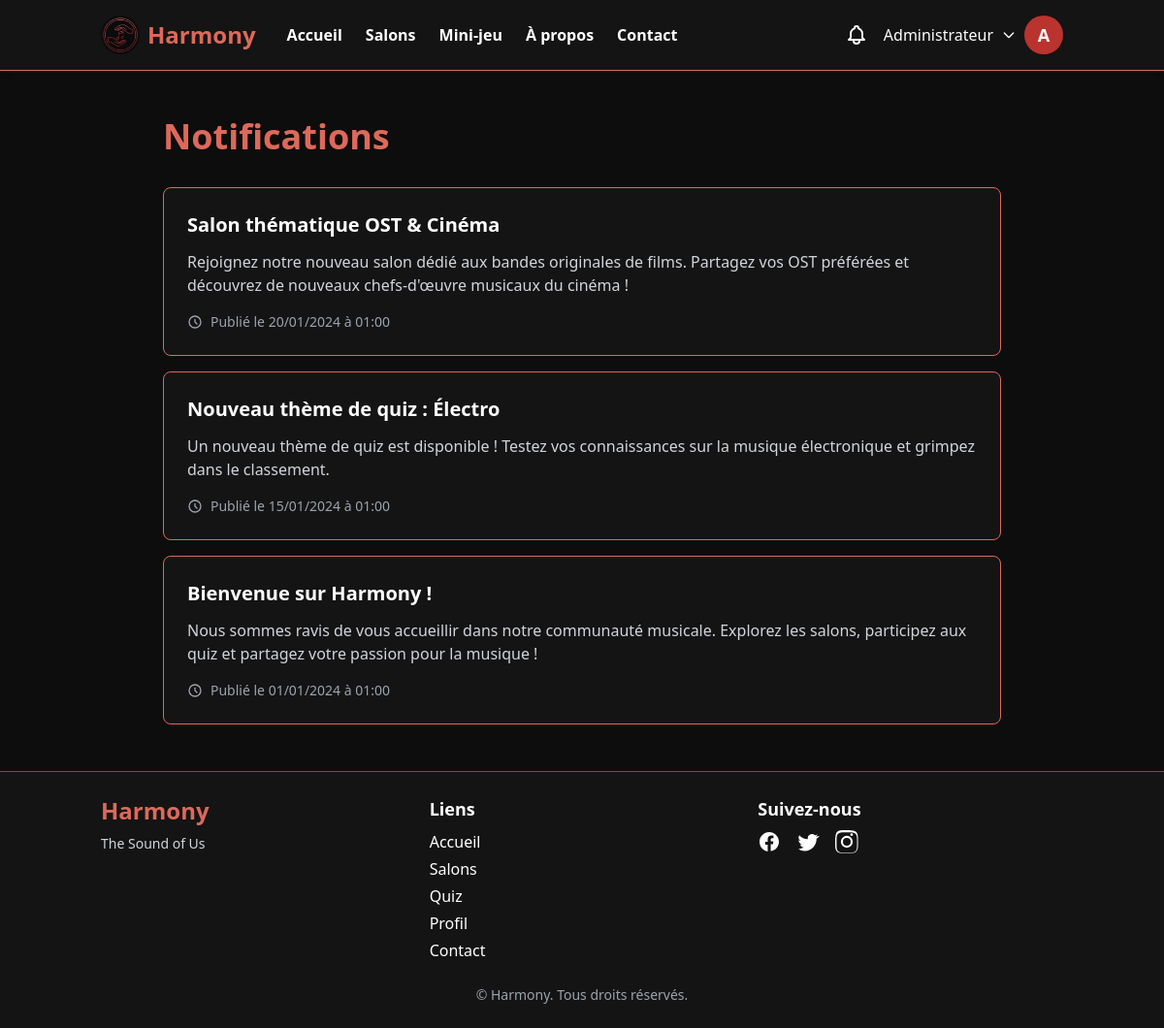
The page /notifications/ (signed in) on the database its author committed.
### accounts/models.py (models this page shows, shortened)
class CustomUser(AbstractUser):
    email = models.EmailField(unique=True)

### notifications/models.py (models this page shows, shortened)
class Notification(models.Model):
    titre = models.CharField(max_length=200)
    contenu = models.TextField()
    date_publication = models.DateTimeField()
    date_expiration = models.DateTimeField(blank=True, null=True)
    visible = models.BooleanField(default=True)
    created_at = models.DateTimeField(auto_now_add=True)
    def est_active(self):
        now = timezone.now()
        if not self.visible:
            return False
        if self.date_publication > now:
            return False
        if self.date_expiration and self.date_expiration < now:
            return False
        return True
    def est_recente(self):
        if not self.est_active():
            return False
        now = timezone.now()
        delta = now - self.date_publication
        return delta.total_seconds() < 60
    class Meta:
        verbose_name = "Notification"
        verbose_name_plural = "Notifications"
        ordering = ['-date_publication']

### notifications/views.py (the view)
# urls.py: path('', views.notification_list, name='notification_list'),
@login_required
def notification_list(request):
    notifications = Notification.objects.filter(
        visible=True,
        date_publication__lte=timezone.now()
    ).filter(
        date_expiration__isnull=True
    ) | Notification.objects.filter(
        visible=True,
        date_publication__lte=timezone.now(),
        date_expiration__gte=timezone.now()
    )
    return render(request, 'notifications/notification_list.html', {
        'notifications': notifications.order_by('-date_publication')
    })

### accounts/context_processors.py (called while the page is built)
def user_profile(request):
    if request.user.is_authenticated:
        return {
            "profile": getattr(request.user, "profile", None)
        }
    return {}

### templates/notifications/notification_list.html (shortened to what this page needs)
{% extends 'base.html' %}
{% block content %}
<div class="container mx-auto px-4 py-12 max-w-4xl">
    <h1 class="text-4xl font-bold text-harmony-title mb-8">Notifications</h1>
    {% if notifications %}
        <div class="space-y-4">
            {% for notification in notifications %}
                <div class="bg-harmony-secondary p-6 rounded-lg border border-harmony-title {% if notification.est_recente %}border-2 border-harmony-red{% endif %}">
                    <div class="flex items-start justify-between mb-3">
                        <h2 class="text-xl font-bold text-white">{{ notification.titre }}</h2>
                    </div>
                    <p class="text-gray-300 mb-4">{{ notification.contenu }}</p>
                    <div class="flex items-center text-sm text-gray-400">
                        <svg class="w-4 h-4 mr-2" fill="none" stroke="currentColor" viewBox="0 0 24 24">
                            <path stroke-linecap="round" stroke-linejoin="round" stroke-width="2" d="M12 8v4l3 3m6-3a9 9 0 11-18 0 9 9 0 0118 0z"></path>
                        </svg>
                        <span>Publié le {{ notification.date_publication|date:"d/m/Y à H:i" }}</span>
                    </div>
                </div>
            {% endfor %}
        </div>
    {% endif %}
</div>
{% endblock %}

### templates/navbar.html (shortened to what this page needs)
{% load static %}
<nav class="bg-harmony-secondary border-b border-harmony-title relative shadow-md"
     x-data="{
        notificationsOpen: false,
        hasRecent: false,
        checkNotifications() {
            fetch('/notifications/check/')
                .then(r => r.json())
                .then(data => {
                    this.hasRecent = data.has_recent;
                });
        }
    }"
    x-init="checkNotifications(); setInterval(() => checkNotifications(), 30000)">
    <div class="container mx-auto px-4">
        <div class="flex justify-between items-center py-4">
            <div class="flex items-center space-x-8">
                <a href="{% url 'home' %}" class="flex items-center space-x-2">
                    <img src="{% static 'images/logo.jpg' %}" alt="Harmony Logo" class="h-10 w-10 rounded-full">
                    <span class="text-harmony-title text-2xl font-bold">Harmony</span>
                </a>
                <div class="hidden md:flex space-x-6">
                    <a href="{% url 'home' %}" class="hover:text-harmony-title transition font-bold">Accueil</a>
                    {% if user.is_authenticated %}
                        <a href="{% url 'salon_list' %}" class="hover:text-harmony-title transition font-bold">Salons</a>
                        <a href="{% url 'quiz_home' %}" class="hover:text-harmony-title transition font-bold">Mini-jeu</a>
                    {% endif %}
                    <a href="{% url 'about' %}" class="hover:text-harmony-title transition font-bold">À propos</a>
                    <a href="{% url 'contact' %}" class="hover:text-harmony-title transition font-bold">Contact</a>
                </div>
            </div>
            <div class="flex items-center space-x-4">
                {% if user.is_authenticated %}
                    <div class="relative">
                        <a href="{% url 'notification_list' %}" class="relative hover:text-harmony-title transition">
                        </a>
                    </div>
                    <div x-data="{ open: false }" class="relative">
                        <button @click="open = !open" class="flex items-center space-x-2 hover:text-harmony-title transition">
                            <span>{{ user.username|capfirst }}</span>
                            <svg class="w-4 h-4" fill="none" stroke="currentColor" viewBox="0 0 24 24">
                                <path stroke-linecap="round" stroke-linejoin="round" stroke-width="2" d="M19 9l-7 7-7-7"></path>
                            </svg>
                            {% if profile.photo %}
                                <img src="{{ profile.photo.url }}" alt="{{ user.username }}"
                                     class="w-10 h-10 rounded-full object-cover border-2 border-harmony-red">
                            {% else %}
                                <div class="w-10 h-10 rounded-full bg-harmony-red flex items-center justify-center text-lg font-bold">
                                    {{ user.username.0|upper }}
                                </div>
                            {% endif %}
                        </button>
                    </div>
                {% else %}
                    <a href="{% url 'login' %}" class="hover:text-harmony-title transition">Connexion</a>
                    <a href="{% url 'register' %}" class="bg-harmony-red hover:bg-harmony-red-dark px-4 py-2 rounded-lg transition">Inscription</a>
                {% endif %}
            </div>
        </div>
    </div>
</nav>

### static/css/custom.css (style rules this page uses)
* { transition: background-color 0.2s ease, border-color 0.2s ease, color 0.2s ease; }
button, a { transition: all 0.3s ease; }

### templates/base.html (style rules this page uses)
body { background-color: #1a1a1a; color: #ffffff; }

### rows shown on the page
CustomUser: username "Administrateur", username.0 "A"
Notification: titre "Salon thématique OST & Cinéma", contenu "Rejoignez notre nouveau salon dédié aux bandes originales de films. Partagez vos OST préférées et découvrez de nouveaux chefs-d'œuvre musicaux du cinéma !", date_publication "20/01/2024 à 01:00"
Notification: titre "Nouveau thème de quiz : Électro", contenu "Un nouveau thème de quiz est disponible ! Testez vos connaissances sur la musique électronique et grimpez dans le classement.", date_publication "15/01/2024 à 01:00"
Notification: titre "Bienvenue sur Harmony !", contenu "Nous sommes ravis de vous accueillir dans notre communauté musicale. Explorez les salons, participez aux quiz et partagez votre passion pour la musique !", date_publication "01/01/2024 à 01:00"
